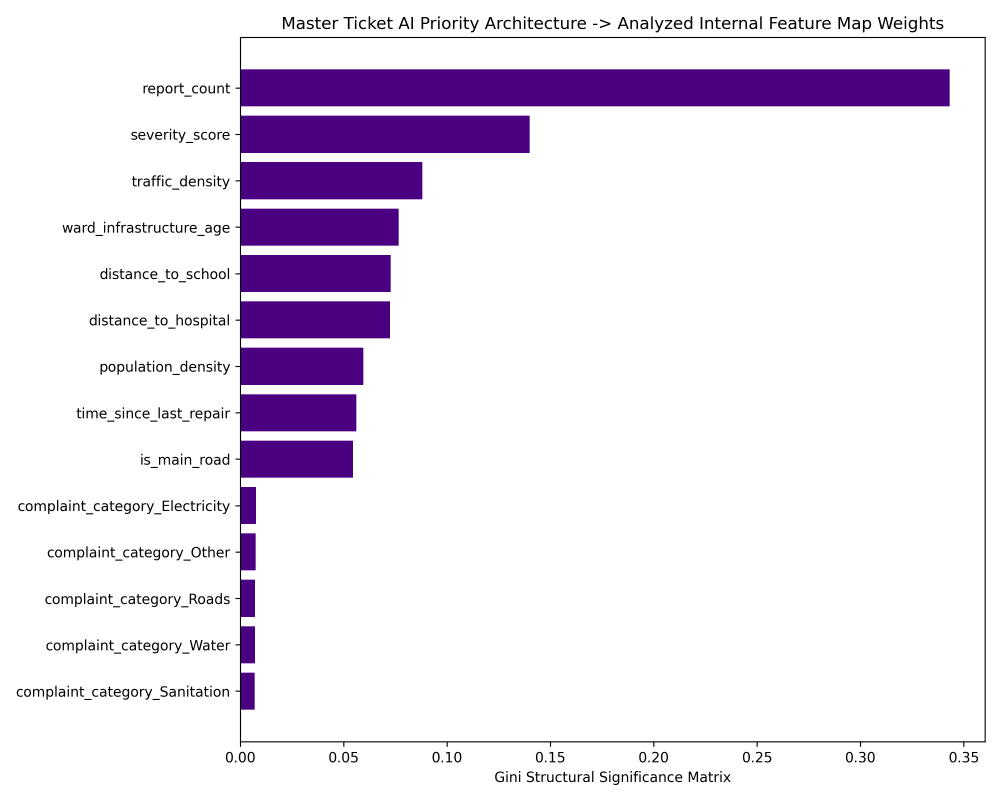
#> input picture feature_importance.png, 3000 x 2400 px (shown at 1/3 size)
$ python tamper_tool.py --mode copymove --img feature_importance.png
#> lines starting #> are read from the running program, lines starting #| are printed output that depends on the picture
import cv2
import numpy as np
import os
import argparse
import csv
from pathlib import Path
import random

def add_to_csv(csv_path, image_relative_path, label, manipulation_type):
    """Appends an entry to the dataset labels CSV."""
    with open(csv_path, mode='a', newline='') as file:
        writer = csv.writer(file)
        writer.writerow([image_relative_path, label, manipulation_type])

def copy_move_forgery(image_path, output_dir, csv_path):
    """
    Creates a copy-move forgery by randomly selecting a patch and pasting it elsewhere.
    For more advanced results, use cv2.seamlessClone.
    """
#> called with image_path = 'feature_importance.png', output_dir = 'civic_dataset/tampered', csv_path = 'civic_dataset/labels.csv'
    img = cv2.imread(image_path)
#> img is the input picture: shape (2400, 3000, 3); mean B, G, R 239, 226.6, 233.8
    if img is None:
        print(f"Error loading {image_path}")
        return

    h, w, _ = img.shape
#> h = 2400; w = 3000

    # Define a random patch size (e.g., 10% to 20% of image width)
    patch_w = random.randint(int(w * 0.1), int(w * 0.2))
#> patch_w = 497
    patch_h = random.randint(int(h * 0.1), int(h * 0.2))
#> patch_h = 434

    # Select random source coordinates
    src_x = random.randint(0, w - patch_w - 1)
#> src_x = 1722
    src_y = random.randint(0, h - patch_h - 1)
#> src_y = 82

    # Select random destination coordinates
    dst_x = random.randint(0, w - patch_w - 1)
#> dst_x = 1060
    dst_y = random.randint(0, h - patch_h - 1)
#> dst_y = 1047

    # Extract patch
    patch = img[src_y:src_y+patch_h, src_x:src_x+patch_w]
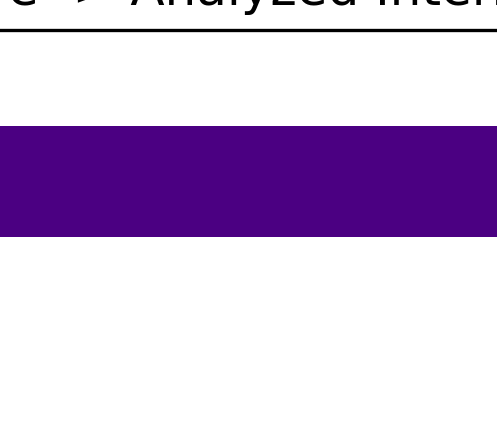
#> patch: shape (434, 497, 3); mean B, G, R 220, 186.8, 206

    # Option 1: Direct paste
    # img[dst_y:dst_y+patch_h, dst_x:dst_x+patch_w] = patch

    # Option 2: Seamless Clone (better blending)
    mask = 255 * np.ones(patch.shape, patch.dtype)
    center = (dst_x + patch_w // 2, dst_y + patch_h // 2)
#> center = (1308, 1264)
    try:
        tampered_img = cv2.seamlessClone(patch, img, mask, center, cv2.NORMAL_CLONE)
    except Exception as e:
        print("Seamless clone failed, falling back to direct paste.", e)
        tampered_img = img.copy()
        tampered_img[dst_y:dst_y+patch_h, dst_x:dst_x+patch_w] = patch

    # Save output
    base_name = os.path.basename(image_path)
    filename, ext = os.path.splitext(base_name)
    out_name = f"{filename}_copymove{ext}"
    out_path = os.path.join(output_dir, out_name)

    cv2.imwrite(out_path, tampered_img)
    relative_path = f"tampered/{out_name}"
    add_to_csv(csv_path, relative_path, 1, "Copy-Move")
    print(f"Saved copy-move forgery to {out_path}")

# [50 lines left out: function image_splicing, not called in this run]

if __name__ == "__main__":
    parser = argparse.ArgumentParser(description="Civic Dataset Tampering Tool")
    parser.add_argument("--mode", choices=["copymove", "splice"], required=True, help="Type of manipulation")
    parser.add_argument("--img", required=True, help="Path to base image")
    parser.add_argument("--donor", help="Path to donor image (required for splicing)")
    parser.add_argument("--outdir", default="civic_dataset/tampered", help="Output directory for tampered images")
    parser.add_argument("--csv", default="civic_dataset/labels.csv", help="Path to labels.csv")

    args = parser.parse_args()

    os.makedirs(args.outdir, exist_ok=True)
    if not os.path.exists(args.csv):
        print(f"Warning: {args.csv} not found. Ensure you run setup_dataset.py first.")

    if args.mode == "copymove":
        copy_move_forgery(args.img, args.outdir, args.csv)
    elif args.mode == "splice":
        if not args.donor:
            print("Error: --donor image is required for slicing.")
        else:
            image_splicing(args.img, args.donor, args.outdir, args.csv)
